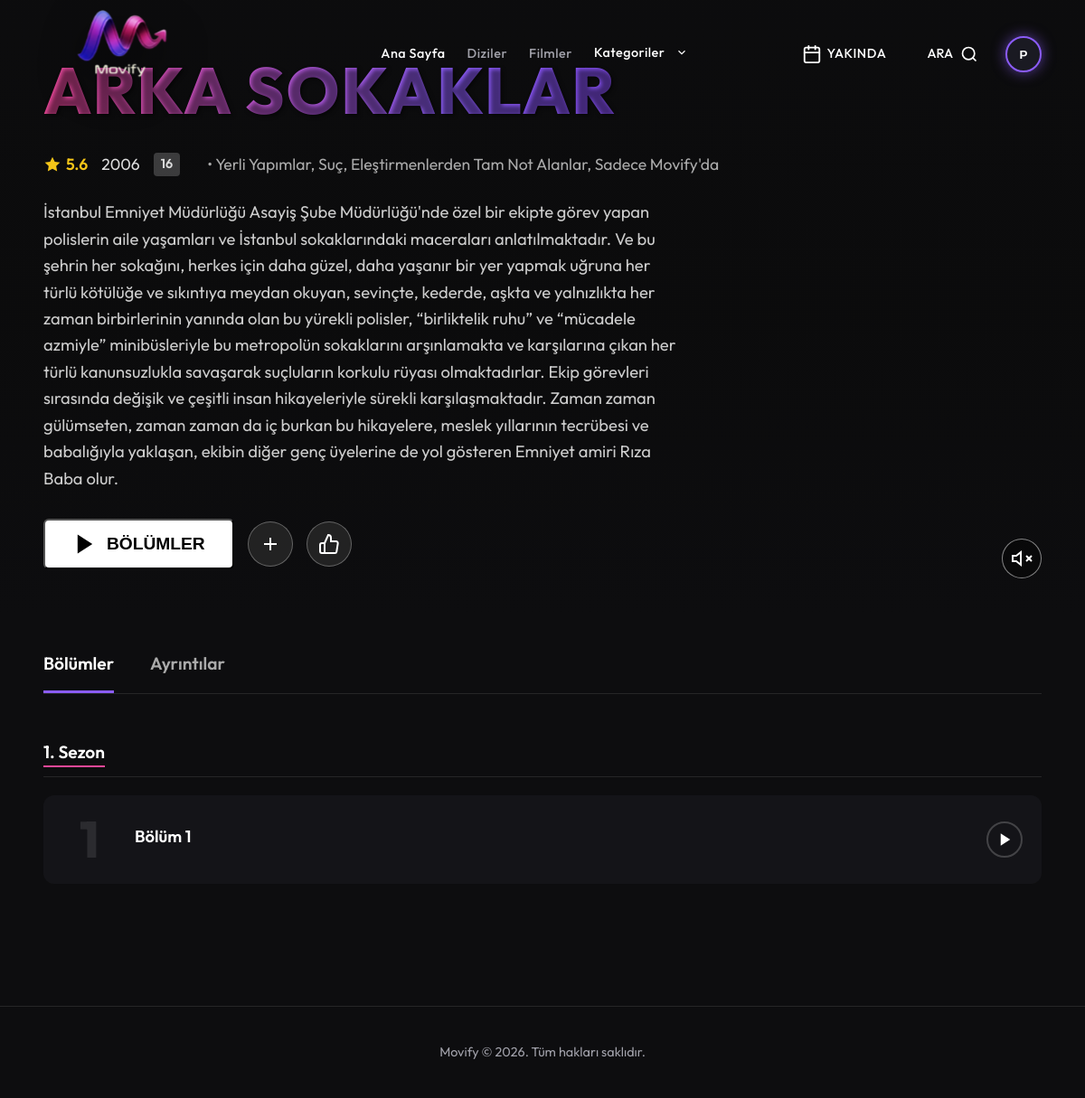
The app's page /content-detail.php?id=7 (signed in) with its own data.
### tables this page shows
CREATE TABLE `content` (
  `id` int(11) NOT NULL,
  `title` varchar(255) NOT NULL,
  `type` enum('movie','series') NOT NULL DEFAULT 'movie',
  `director` varchar(255) DEFAULT NULL,
  `original_language` varchar(50) DEFAULT NULL,
  `description` text DEFAULT NULL,
  `cover_image` varchar(255) DEFAULT NULL,
  `banner_image` varchar(255) DEFAULT NULL,
  `release_year` int(4) DEFAULT NULL,
  `age_rating` varchar(10) DEFAULT NULL,
  `imdb_rating` decimal(3,1) DEFAULT NULL,
  `rotten_tomatoes_rating` int(3) DEFAULT NULL,
  `duration_minutes` int(5) DEFAULT NULL,
  `views_count` int(11) NOT NULL DEFAULT 0,
  `is_featured` tinyint(1) NOT NULL DEFAULT 0,
  `is_coming_soon` tinyint(1) NOT NULL DEFAULT 0,
  `is_exclusive` tinyint(1) NOT NULL DEFAULT 0,
  `is_top10` tinyint(1) NOT NULL DEFAULT 0,
  `coming_soon_date` date DEFAULT NULL,
  `created_at` datetime NOT NULL DEFAULT current_timestamp(),
  `updated_at` datetime NOT NULL DEFAULT current_timestamp() ON UPDATE current_timestamp()
);

CREATE TABLE `episodes` (
  `id` int(11) NOT NULL,
  `content_id` int(11) NOT NULL,
  `season_number` int(3) NOT NULL DEFAULT 1,
  `episode_number` int(3) NOT NULL DEFAULT 1,
  `title` varchar(255) DEFAULT NULL,
  `description` text DEFAULT NULL,
  `video_url` text DEFAULT NULL,
  `thumbnail` varchar(255) DEFAULT NULL,
  `duration` varchar(20) DEFAULT NULL,
  `intro_start_seconds` int(5) DEFAULT NULL,
  `intro_end_seconds` int(5) DEFAULT NULL,
  `created_at` datetime NOT NULL DEFAULT current_timestamp()
);

### includes/db.php (called while the page is built, shortened)
<?php
function e($string) {
    return htmlspecialchars($string ?? '', ENT_QUOTES, 'UTF-8');
}

### content-detail.php (the view, shortened to what this page needs)
<?php
require_once __DIR__ . '/includes/db.php';
$pdo = db();
$profileId = $_SESSION['profile_id'] ?? 0;
$contentId = intval($_GET['id'] ?? 0);
$stmt = $pdo->prepare("SELECT * FROM content WHERE id = ?");
$stmt->execute([$contentId]);
$content = $stmt->fetch();
$stmtCat = $pdo->prepare("SELECT c.name FROM categories c JOIN content_categories cc ON c.id = cc.category_id WHERE cc.content_id = ?");
$stmtCat->execute([$contentId]);
$categories = $stmtCat->fetchAll(PDO::FETCH_COLUMN);
$seasons = [];
if ($content['type'] === 'series') {
    $stmtEps = $pdo->prepare("SELECT * FROM episodes WHERE content_id = ? ORDER BY season_number ASC, episode_number ASC");
    $stmtEps->execute([$contentId]);
    $episodes = $stmtEps->fetchAll();
    foreach ($episodes as $ep) {
        $seasons[$ep['season_number']][] = $ep;
    }
}
$stmtWl = $pdo->prepare("SELECT id FROM watchlist WHERE profile_id = ? AND content_id = ?");
$stmtWl->execute([$profileId, $contentId]);
$inWatchlist = $stmtWl->fetch() ? true : false;
$stmtTrailer = $pdo->prepare("SELECT url FROM content_links WHERE content_id = ? AND link_type = 'trailer' LIMIT 1");
$stmtTrailer->execute([$contentId]);
$trailerUrl = $stmtTrailer->fetchColumn();
$trailerEmbedUrl = '';
$isYoutube = false;
$videoId = '';
if ($trailerUrl) {
    if (strpos($trailerUrl, 'youtube.com/watch?v=') !== false) {
        $videoId = explode('v=', $trailerUrl)[1];
        $videoId = explode('&', $videoId)[0];
        $isYoutube = true;
    } elseif (strpos($trailerUrl, 'youtu.be/') !== false) {
        $videoId = explode('youtu.be/', $trailerUrl)[1];
        $videoId = explode('?', $videoId)[0];
        $isYoutube = true;
    } else {
        $trailerEmbedUrl = $trailerUrl;
    }
}
$stmtLike = $pdo->prepare("SELECT is_like FROM likes WHERE profile_id = ? AND content_id = ?");
$stmtLike->execute([$profileId, $contentId]);
$likeData = $stmtLike->fetch();
$isLiked = $likeData && $likeData['is_like'] == 1;
$bannerImage = $content['banner_image'] ? BASE_URL . '/uploads/' . e($content['banner_image']) : '';
?>
<!DOCTYPE html>
<html lang="tr">
<head>
    <link rel="stylesheet" href="<?= BASE_URL ?>/assets/css/style.css">
</head>
<body data-theme="dark">
<?php include __DIR__ . '/includes/header.php'; ?>
<main>
    <div class="detail-hero" style="<?= (!$isYoutube && !$trailerEmbedUrl && $bannerImage) ? "background-image: url('$bannerImage');" : '' ?>">
        <?php if ($isYoutube && $videoId): ?>
            <div class="hero-video-wrapper">
            </div>
            <button class="hero-sound-btn" id="hero-sound-btn" onclick="toggleHeroSound()" title="Sesi Aç/Kapat">
                <svg id="icon-muted" width="24" height="24" viewBox="0 0 24 24" fill="none" stroke="currentColor" stroke-width="2" style="display:block;"><polygon points="11 5 6 9 2 9 2 15 6 15 11 19 11 5"></polygon><line x1="23" y1="9" x2="17" y2="15"></line><line x1="17" y1="9" x2="23" y2="15"></line></svg>
            </button>
        <?php endif; ?>
        <div class="detail-container">
            <h1 class="detail-title"><?= e($content['title']) ?></h1>
            <div class="detail-meta">
                <span class="detail-rating">
                    <svg width="20" height="20" viewBox="0 0 24 24" fill="currentColor"><polygon points="12 2 15.09 8.26 22 9.27 17 14.14 18.18 21.02 12 17.77 5.82 21.02 7 14.14 2 9.27 8.91 8.26 12 2"/></svg>
                    <?= $content['imdb_rating'] ?: 'N/A' ?>
                </span>
                <span><?= $content['release_year'] ?></span>
                <span class="detail-age"><?= e($content['age_rating'] ?: 'Genel') ?></span>
                <?php if (!empty($categories)): ?>
                    <span style="color:#aaa;">&bull; <?= e(implode(', ', $categories)) ?></span>
                <?php endif; ?>
            </div>
            <p class="detail-desc"><?= e($content['description']) ?></p>
            <div class="detail-actions">
                <?php if ($content['type'] === 'movie'): ?>
                <button class="btn-play-large" onclick="window.location.href='<?= BASE_URL ?>/play.php?id=<?= $contentId ?>'">
                    <svg width="28" height="28" viewBox="0 0 24 24" fill="currentColor"><polygon points="5 3 19 12 5 21 5 3"/></svg>
                    İZLE
                </button>
                <?php else: ?>
                <button class="btn-play-large" onclick="document.querySelector('.episodes-section').scrollIntoView({behavior: 'smooth'})">
                    <svg width="28" height="28" viewBox="0 0 24 24" fill="currentColor"><polygon points="5 3 19 12 5 21 5 3"/></svg>
                    BÖLÜMLER
                </button>
                <?php endif; ?>
                <button id="btn-watchlist" class="btn-icon <?= $inWatchlist ? 'active' : '' ?>" title="Listeme Ekle" onclick="toggleAction('toggle_watchlist', <?= $contentId ?>)">
                    <?php if($inWatchlist): ?>
                        <svg id="icon-watchlist" width="24" height="24" viewBox="0 0 24 24" fill="none" stroke="currentColor" stroke-width="2"><polyline points="20 6 9 17 4 12"/></svg>
                    <?php else: ?>
                        <svg id="icon-watchlist" width="24" height="24" viewBox="0 0 24 24" fill="none" stroke="currentColor" stroke-width="2"><line x1="12" y1="5" x2="12" y2="19"/><line x1="5" y1="12" x2="19" y2="12"/></svg>
                    <?php endif; ?>
                </button>
                <button id="btn-like" class="btn-icon <?= $isLiked ? 'active' : '' ?>" title="Beğen" onclick="toggleAction('toggle_like', <?= $contentId ?>)">
                    <?php if($isLiked): ?>
                        <svg id="icon-like" width="24" height="24" viewBox="0 0 24 24" fill="currentColor" stroke="currentColor" stroke-width="2"><path d="M14 9V5a3 3 0 0 0-3-3l-4 9v11h11.28a2 2 0 0 0 2-1.7l1.38-9a2 2 0 0 0-2-2.3zM7 22H4a2 2 0 0 1-2-2v-7a2 2 0 0 1 2-2h3"/></svg>
                    <?php else: ?>
                        <svg id="icon-like" width="24" height="24" viewBox="0 0 24 24" fill="none" stroke="currentColor" stroke-width="2"><path d="M14 9V5a3 3 0 0 0-3-3l-4 9v11h11.28a2 2 0 0 0 2-1.7l1.38-9a2 2 0 0 0-2-2.3zM7 22H4a2 2 0 0 1-2-2v-7a2 2 0 0 1 2-2h3"/></svg>
                    <?php endif; ?>
                </button>
            </div>
        </div>
    </div>
    <div class="container" style="margin-top: 40px; padding-bottom: 80px; max-width:1200px;">
        <div style="display: flex; gap: 40px; border-bottom: 1px solid rgba(255,255,255,0.1); margin-bottom: 30px;">
            <?php if ($content['type'] === 'series' && !empty($seasons)): ?>
            <div class="detail-tab active" onclick="switchDetailTab('episodes', this)" style="font-size:1.2rem; font-weight:600; padding-bottom:15px; cursor:pointer; border-bottom: 3px solid var(--accent-purple);">Bölümler</div>
            <?php endif; ?>
            <div class="detail-tab <?= ($content['type'] === 'movie' || empty($seasons)) ? 'active' : '' ?>" onclick="switchDetailTab('details', this)" style="font-size:1.2rem; font-weight:600; padding-bottom:15px; cursor:pointer; <?= ($content['type'] === 'movie' || empty($seasons)) ? 'border-bottom: 3px solid var(--accent-purple);' : 'color:#aaa;' ?>">Ayrıntılar</div>
        </div>
        <?php if ($content['type'] === 'series' && !empty($seasons)): ?>
        <div id="tab-episodes" class="episodes-section" style="<?= ($content['type'] === 'series' && !empty($seasons)) ? 'display:block;' : 'display:none;' ?>">
            <div class="season-tabs">
                <?php $first = true; foreach (array_keys($seasons) as $sNum): ?>
                    <div class="season-tab <?= $first ? 'active' : '' ?>" onclick="document.querySelectorAll('.season-tab').forEach(t=>t.classList.remove('active')); this.classList.add('active'); document.querySelectorAll('.season-content').forEach(c=>c.style.display='none'); document.getElementById('season-<?= $sNum ?>').style.display='block';">
                        <?= $sNum ?>. Sezon
                    </div>
                <?php $first = false; endforeach; ?>
            </div>
            <?php $first = true; foreach ($seasons as $sNum => $eps): ?>
            <div class="season-content" id="season-<?= $sNum ?>" style="<?= $first ? 'display:block;' : 'display:none;' ?>">
                <div style="display: flex; flex-direction: column; gap: 15px; margin-top: 15px;">
                <?php foreach ($eps as $ep): ?>
                <?php
                    $epTitle = trim($ep['title']);
                    if (empty($epTitle) || stripos($epTitle, 'sezon') !== false) {
                        $epTitle = 'Bölüm ' . $ep['episode_number'];
                    } else {
                        $epTitle = $ep['episode_number'] . '. ' . $epTitle;
                    }
                ?>
                <div class="ep-card" onclick="window.location.href='<?= BASE_URL ?>/play.php?id=<?= $contentId ?>&episode=<?= $ep['id'] ?>'" style="display:flex; align-items:center; gap:20px; padding:20px; background:var(--bg-secondary); border-radius:12px; transition:all 0.2s; cursor:pointer; border:1px solid transparent;" onmouseover="this.style.borderColor='rgba(147, 51, 234, 0.4)'; this.style.background='rgba(147, 51, 234, 0.05)';" onmouseout="this.style.borderColor='transparent'; this.style.background='var(--bg-secondary)';">
                    <div style="font-size: 3.5rem; font-weight: 800; color: rgba(255,255,255,0.1); width: 60px; text-align: center; flex-shrink: 0; line-height: 1;">
                    </div>
                    <div style="flex: 1;">
                        <div style="font-size: 1.15rem; font-weight: 600; color: var(--text-main); margin-bottom: 6px;">
                            <?= e($epTitle) ?>
                        </div>
                    </div>
                    <div style="width: 40px; height: 40px; border-radius: 50%; border: 2px solid rgba(255,255,255,0.2); display: flex; align-items: center; justify-content: center; flex-shrink: 0; color: #fff;">
                        <svg width="18" height="18" viewBox="0 0 24 24" fill="currentColor" style="margin-left:2px;"><polygon points="5 3 19 12 5 21 5 3"/></svg>
                    </div>
                </div>
                <?php endforeach; ?>
                </div>
            </div>
            <?php $first = false; endforeach; ?>
        </div>
        <?php endif; ?>
    </div>
</main>
<?php include __DIR__ . '/includes/footer.php'; ?>
</body>
</html>

### assets/css/style.css (style rules this page uses)
:root { --bg-color: #0d0d0f; --bg-secondary: #141418; --bg-tertiary: #1a1a22; --text-main: #ffffff; --text-muted: #a1a1aa; --text-faint: #71717a; --accent-blue: #3b82f6; --accent-purple: #8b5cf6; --accent-pink: #ec4899; --border-color: rgba(255, 255, 255, 0.1); --glass-bg: rgba(20, 20, 24, 0.6); --glass-border: rgba(255, 255, 255, 0.05); --font-main: 'Outfit', sans-serif; --border-radius: 12px; --transition: all 0.3s ease; --z-index-nav: 1000; --z-index-modal: 2000; }
* { box-sizing: border-box; margin: 0; padding: 0; }
body { font-family: var(--font-main); background-color: var(--bg-color); color: var(--text-main); line-height: 1.5; -webkit-font-smoothing: antialiased; transition: background-color 0.3s, color 0.3s; }
.container { max-width: 1400px; margin: 0 auto; padding: 0 4%; }

### content-detail.php (style rules this page uses)
.detail-hero { position: relative; width: 100%; min-height: 85vh; background-color: var(--bg-color); background-size: cover; background-position: top center; display: flex; align-items: flex-end; padding-bottom: 50px; overflow: hidden; }
.hero-video-wrapper { position: absolute; top: 0; left: 0; right: 0; bottom: 0; width: 100%; height: 100%; z-index: 1; pointer-events: none; overflow: hidden; }
.detail-hero::before { content: ''; position: absolute; top: 0; left: 0; right: 0; bottom: 0; background: linear-gradient(to top, var(--bg-color) 0%, rgba(10,10,10,0.6) 50%, rgba(10,10,10,0.3) 100%); z-index: 2; }
.hero-sound-btn { position: absolute; right: 4%; bottom: 40px; z-index: 10; width: 44px; height: 44px; border-radius: 50%; border: 1px solid rgba(255,255,255,0.5); background: rgba(0,0,0,0.3); color: #fff; display: flex; align-items: center; justify-content: center; cursor: pointer; transition: all 0.2s; }
.detail-container { position: relative; z-index: 3; padding: 0 4%; width: 100%; max-width: 1200px; margin: 0 auto; }
.detail-title { font-size: clamp(2.5rem, 6vw, 4.5rem); font-weight: 800; text-transform: uppercase; letter-spacing: 2px; margin-bottom: 15px; text-shadow: 2px 2px 4px rgba(0,0,0,0.5); background: linear-gradient(90deg, #ec4899 0%, #8b5cf6 40%, #6d28d9 100%); -webkit-background-clip: text; -webkit-text-fill-color: transparent; }
.detail-meta { display: flex; align-items: center; flex-wrap: wrap; gap: 15px; font-size: 1.1rem; color: #ddd; margin-bottom: 25px; }
.detail-rating { color: #f5c518; font-weight: 600; display: flex; align-items: center; gap: 5px; }
.detail-age { background-color: rgba(255,255,255,0.2); padding: 2px 8px; border-radius: 4px; font-size: 0.9rem; font-weight: 600; }
.detail-desc { font-size: 1.15rem; line-height: 1.6; color: #ccc; max-width: 700px; margin-bottom: 30px; }
.detail-actions { display: flex; align-items: center; gap: 15px; flex-wrap: wrap; }
.btn-play-large { display: inline-flex; align-items: center; gap: 10px; background-color: #fff; color: #000; font-weight: 700; font-size: 1.2rem; padding: 12px 30px; border-radius: 6px; text-decoration: none; transition: opacity 0.2s; }
.btn-icon { display: inline-flex; align-items: center; justify-content: center; width: 50px; height: 50px; border-radius: 50%; background-color: rgba(40,40,40,0.8); border: 1px solid rgba(255,255,255,0.3); color: #fff; cursor: pointer; transition: all 0.2s; }
.episodes-section { margin-top: 50px; }
.ep-card { display: flex; background: rgba(40,40,40,0.5); border-radius: 8px; overflow: hidden; margin-bottom: 15px; transition: background 0.3s; cursor: pointer; }
.season-tabs { display: flex; gap: 15px; margin-bottom: 20px; border-bottom: 1px solid var(--border-color); padding-bottom: 10px; }
.season-tab { font-size: 1.2rem; font-weight: 600; color: var(--text-muted); cursor: pointer; }
.season-tab.active { color: #fff; border-bottom: 2px solid var(--accent-pink); }
body { overflow-x: hidden; }
main { overflow-x: hidden; }

### records on screen
content: title "ARKA SOKAKLAR", imdb_rating "5.6", release_year "2006", age_rating "16", description "İstanbul Emniyet Müdürlüğü Asayiş Şube Müdürlüğü'nde özel bir ekipte görev yapan polislerin aile yaşamları ve İstanbul sokaklarındaki maceraları anlatılmaktadır. Ve bu şehrin her sokağını, herkes için daha güzel, daha yaşanır bir yer yapmak uğruna her türlü kötülüğe ve sıkıntıya meydan okuyan, sevinçte, kederde, aşkta ve yalnızlıkta her zaman birbirlerinin yanında olan bu yürekli polisler, “birliktelik ruhu” ve “mücadele azmiyle” minibüsleriyle bu metropolün sokaklarını arşınlamakta ve karşılarına çıkan her türlü kanunsuzlukla savaşarak suçluların korkulu rüyası olmaktadırlar. Ekip görevleri sırasında değişik ve çeşitli insan hikayeleriyle sürekli karşılaşmaktadır. Zaman zaman gülümseten,…"
episodes: episode_number "Bölüm 1"

### other values on screen
mb_substr($headerName, 0, 1) "P"
implode(', ', $categories) "Yerli Yapımlar, Suç, Eleştirmenlerden Tam Not Alanlar, Sadece Movify'da"
$sNum "1"
